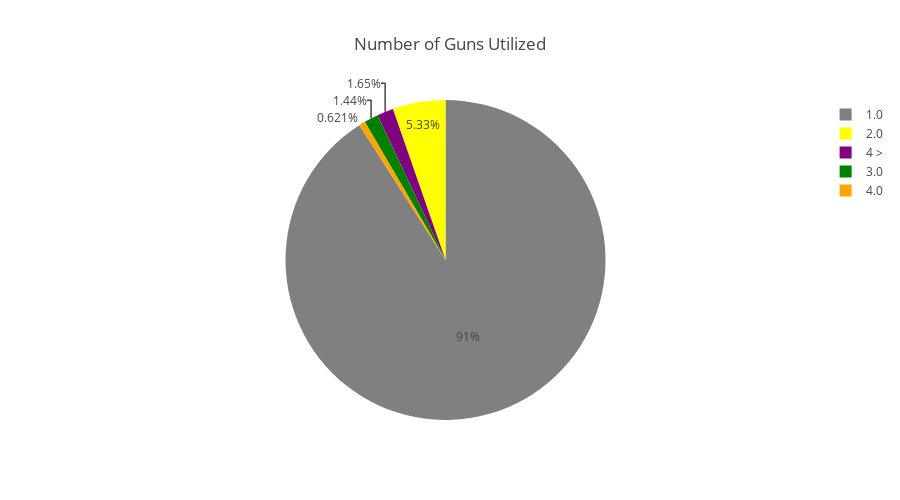

Write notebook code for a chart like this one.
### Markdown cell above
**Total Number of Incidents categorized by number of guns involved**  
Here we have segregated the the total number of incidents based on the number of guns that were involved in the incident

### Code cell
gun['n_guns'] = gun['n_guns_involved'].apply(lambda x : '4 >' if x > 4 else str(x))
g = gun['n_guns'].value_counts().reset_index()
g = g[g['index'] != 'nan']

labels = list(g['index'])
values = list(g['n_guns'])

tr1 = go.Pie(labels=labels,values=values,marker=dict(colors = ['Grey','Yellow','Purple','Green','Orange']))
layout = dict(height=500, title='Number of Guns Utilized', legend=dict(orientation="v"))
f = go.Figure(data=[tr1], layout=layout)
iplot(f)

### Figure 1 — Plotly figure (JSON) as saved in the notebook; plotly's stock layout.template omitted (floating-point values rounded to 4 significant figures)
{"data": [{"labels": ["1.0", "2.0", "4 >", "3.0", "4.0"], "marker": {"colors": ["Grey", "Yellow", "Purple", "Green", "Orange"]}, "type": "pie", "uid": "87c4d55c-c913-11e8-81f1-acb57d762223", "values": [127548, 7477, 2309, 2021, 871]}], "layout": {"height": 500, "legend": {"orientation": "v"}, "title": "Number of Guns Utilized"}}
